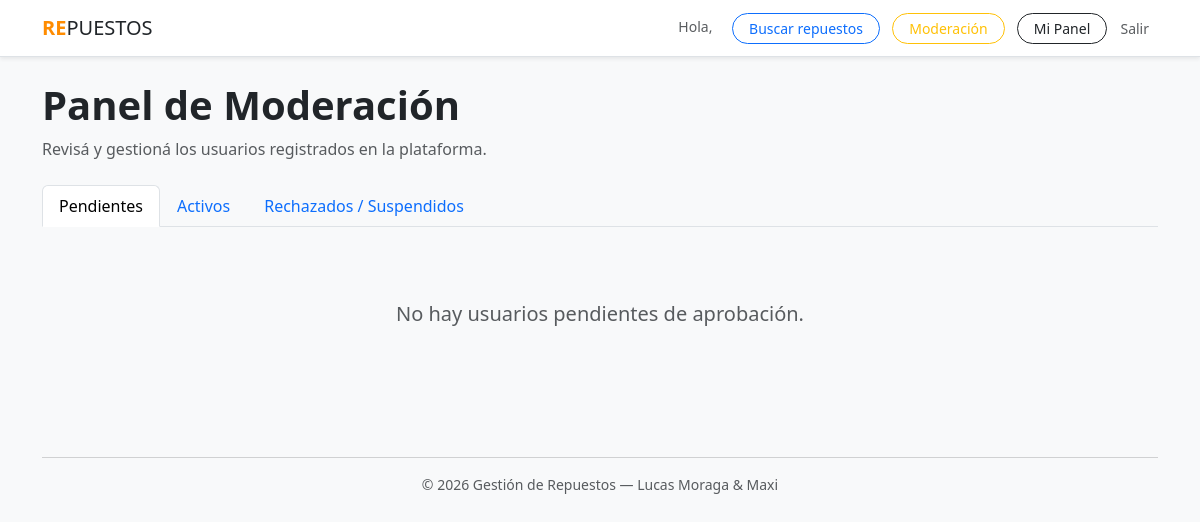
The page /moderacion/ (signed in) on the database as committed earlier.
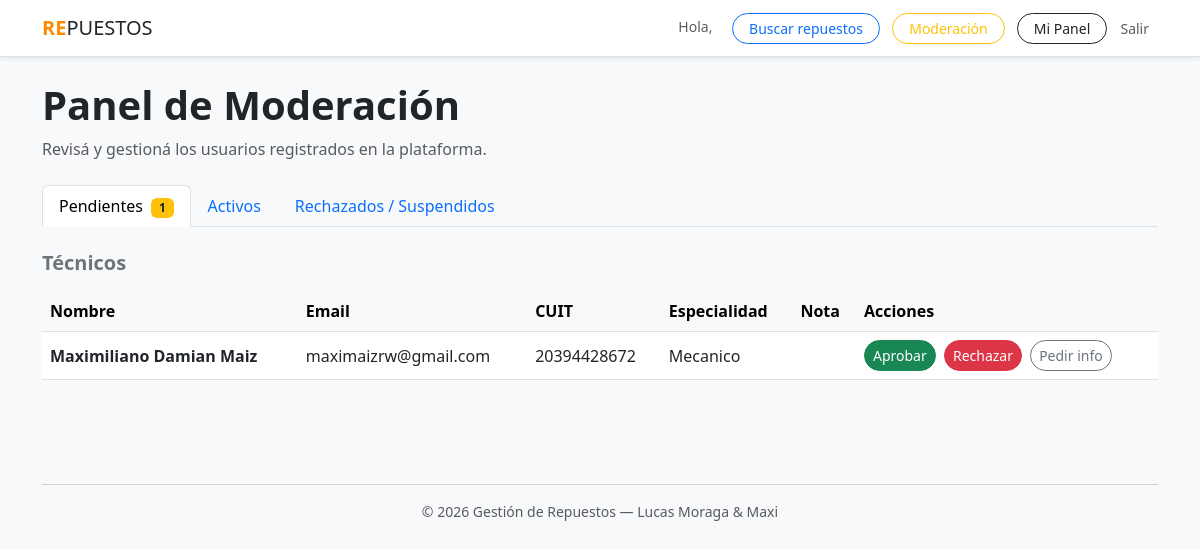
The same page on the database as committed later.
### plataforma/models.py (models this page shows, shortened)
class Tecnico(models.Model):
    usuario = models.OneToOneField(User, on_delete=models.CASCADE)
    cuit = models.CharField(max_length=13, unique=True, null=True, blank=True)
    especialidad = models.CharField(max_length=100)
    telefono = models.CharField(max_length=20, blank=True)
    ubicacion = models.CharField(max_length=200)
    estado = models.CharField(max_length=15, choices=ESTADO_USUARIO_CHOICES, default='pendiente')
    nota_admin = models.TextField(blank=True)
    is_approved = models.BooleanField(default=False)
    class Meta:
        verbose_name = "Técnico"
        verbose_name_plural = "Técnicos"

### plataforma/views.py (the view)
# urls.py: path('moderacion/', views.panel_moderacion, name='panel_moderacion'),
@login_required(login_url='login')
def panel_moderacion(request):
    if not _solo_staff(request):
        return redirect('dashboard')
    context = {
        'tecnicos_pendientes': Tecnico.objects.filter(estado='pendiente').select_related('usuario'),
        'proveedores_pendientes': Proveedor.objects.filter(estado='pendiente').select_related('usuario'),
        'tecnicos_activos': Tecnico.objects.filter(estado='aprobado').select_related('usuario'),
        'proveedores_activos': Proveedor.objects.filter(estado='aprobado').select_related('usuario'),
        'tecnicos_inactivos': Tecnico.objects.filter(estado__in=['rechazado', 'suspendido']).select_related('usuario'),
        'proveedores_inactivos': Proveedor.objects.filter(estado__in=['rechazado', 'suspendido']).select_related('usuario'),
    }
    return render(request, 'plataforma/panel_moderacion.html', context)

### plataforma/views.py (called while the page is built)
def _solo_staff(request):
    if not request.user.is_staff:
        messages.error(request, 'No tenés permisos para acceder a esta sección.')
        return False
    return True

### plataforma/templates/plataforma/panel_moderacion.html (shortened to what this page needs)
{% extends "plataforma/base.html" %}
{% block content %}
<div class="mb-4">
    <h1 class="fw-bold">Panel de Moderación</h1>
    <p class="text-muted">Revisá y gestioná los usuarios registrados en la plataforma.</p>
</div>
<ul class="nav nav-tabs mb-4" id="modTabs" role="tablist">
    <li class="nav-item">
        <button class="nav-link active" data-bs-toggle="tab" data-bs-target="#pendientes">
            Pendientes
            {% with total=tecnicos_pendientes.count|add:proveedores_pendientes.count %}
            {% if total %}<span class="badge bg-warning text-dark ms-1">{{ total }}</span>{% endif %}
            {% endwith %}
        </button>
    </li>
    <li class="nav-item">
        <button class="nav-link" data-bs-toggle="tab" data-bs-target="#activos">
            Activos
        </button>
    </li>
    <li class="nav-item">
        <button class="nav-link" data-bs-toggle="tab" data-bs-target="#inactivos">
            Rechazados / Suspendidos
        </button>
    </li>
</ul>
<div class="tab-content">
    <div class="tab-pane fade show active" id="pendientes">
        {% if not tecnicos_pendientes and not proveedores_pendientes %}
            <div class="text-center py-5 text-muted">
                <p class="fs-5">No hay usuarios pendientes de aprobación.</p>
            </div>
        {% endif %}
        {% if tecnicos_pendientes %}
        <h5 class="fw-bold mb-3 text-secondary">Técnicos</h5>
        <div class="table-responsive mb-4">
            <table class="table table-hover align-middle">
                <thead class="table-light">
                    <tr>
                        <th>Nombre</th><th>Email</th><th>CUIT</th><th>Especialidad</th><th>Nota</th><th>Acciones</th>
                    </tr>
                </thead>
                <tbody>
                    {% for t in tecnicos_pendientes %}
                    <tr>
                        <td class="fw-bold">{{ t.usuario.get_full_name }}</td>
                        <td>{{ t.usuario.email }}</td>
                        <td>{{ t.cuit }}</td>
                        <td>{{ t.especialidad }}</td>
                        <td>
                        </td>
                        <td>
                            <a href="{% url 'aprobar_usuario' 'tecnico' t.pk %}"
                               class="btn btn-success btn-sm rounded-pill me-1"
                               onclick="return confirm('¿Aprobar a {{ t.usuario.get_full_name }}?')">Aprobar</a>
                            <button class="btn btn-danger btn-sm rounded-pill me-1"
                                    data-bs-toggle="modal" data-bs-target="#rechazarT{{ t.pk }}">Rechazar</button>
                            <button class="btn btn-outline-secondary btn-sm rounded-pill"
                                    data-bs-toggle="modal" data-bs-target="#infoT{{ t.pk }}">Pedir info</button>
                        </td>
                    </tr>
                    {% endfor %}
                </tbody>
            </table>
        </div>
        {% endif %}
    </div>
</div>
{% endblock %}

Rows that differ between the two databases and show on the page:
added Tecnico: usuario.get_full_name "Maximiliano Damian Maiz", usuario.email "maximaizrw@gmail.com", cuit "20394428672", especialidad "Mecanico"
Other text that changed with them:
{{ total }}: (not shown) → "1"
text no longer shown: "No hay usuarios pendientes de aprobación."
text now shown: "Técnicos Nombre Email CUIT Especialidad Nota Acciones"
